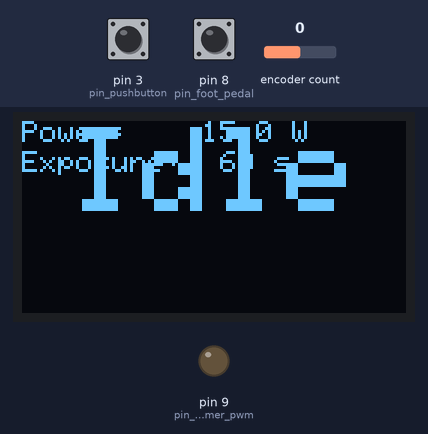
Recording of a program running on a simulated Arduino Uno, built with avr-gcc and run on an emulated ATmega328P. Parts: 128×64 one-colour display, output pins drawn as LEDs (lit = HIGH). The test bench sets the inputs (shaded band); at power-on: pin 8 (pin_foot_pedal) HIGH, pin 3 (pin_pushbutton) HIGH, encoder count 0.

Above: at 1.2 s.
1.3 s: pin 8 (pin_foot_pedal) pulled LOW for 0.15 s
At 1.6 s:
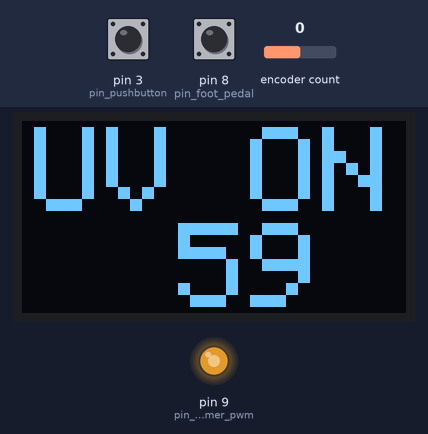
4.4 s: pin 8 (pin_foot_pedal) pulled LOW for 1 s
At 4.41 s:
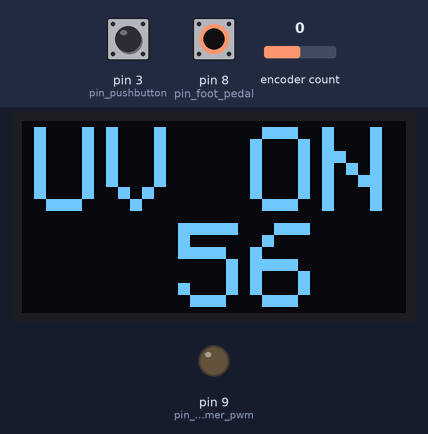
6.9 s: pin 3 (pin_pushbutton) pulled LOW for 0.15 s
At 7.3 s:
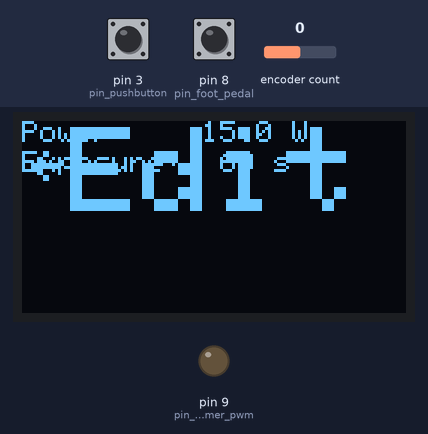
8.5 s: pin 3 (pin_pushbutton) pulled LOW for 1 s
At 9.7 s:
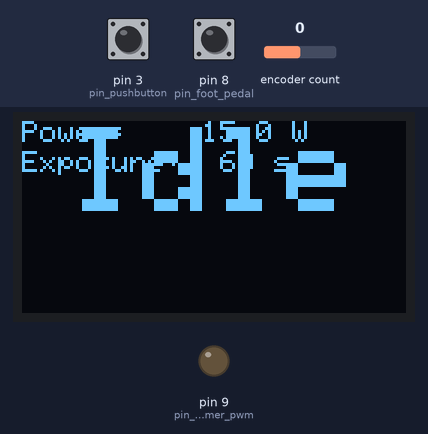
11.0 s: pin 8 (pin_foot_pedal) pulled LOW for 0.15 s
At 11.01 s:
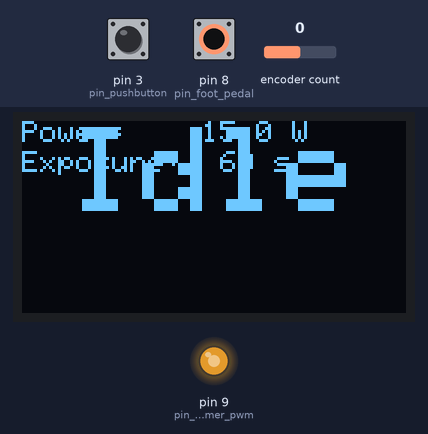
12.6 s: pin 3 (pin_pushbutton) driven LOW and pin 8 (pin_foot_pedal) driven LOW
At 12.61 s:
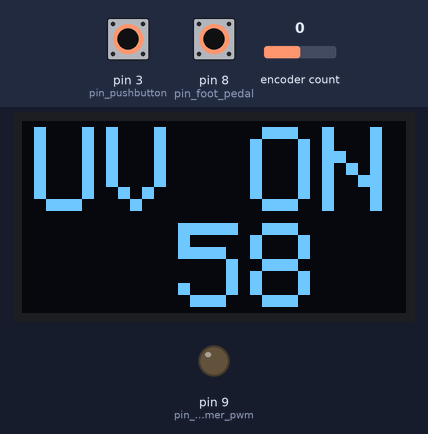
Timing chart, 0 to 15.1 s (numbered marks = the images above; inputs shaded):
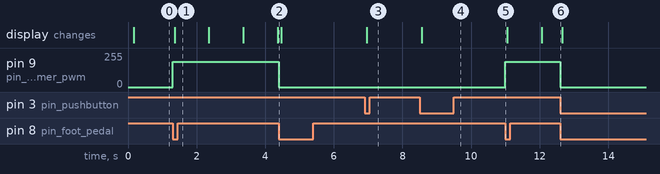

Measured:
- after the input at 1.3 s, pin 9 (pin_dimmer_pwm): 0/255 → 191/255 at once; the display: changes after 0.06 s (image 1)
- after the input at 4.4 s, pin 9 (pin_dimmer_pwm): 191/255 → 0/255 at once
- after the input at 6.9 s, the display: changes after 0.06 s (image 3)
- after the input at 8.5 s, the display: changes after 0.06 s (image 4)
- after the input at 11.0 s, pin 9 (pin_dimmer_pwm): 0/255 → 191/255 at once
- after the input at 12.6 s, pin 9 (pin_dimmer_pwm): 191/255 → 0/255 at once

The program:

main.cpp
```cpp
#include <Arduino.h>
#include <Encoder.h>
#include <Wire.h>
#include <Adafruit_GFX.h>
#include <Adafruit_SSD1306.h>


const byte pin_dimmer_pwm = 9;
const byte pin_foot_pedal = 8;
const byte pin_pushbutton = 3;

Encoder encoder(2, 4);
Adafruit_SSD1306 display(128, 64, &Wire, -1);

enum DeviceState
{
  IDLE,
  EXPOSURE,
  SCROLL_MODE,
  EDIT_DURATION,
  EDIT_POWER,
};
DeviceState currentState = IDLE;

enum EditSelection
{
  RETURN,
  POWER,
  DURATION,
};
EditSelection currentSelection = RETURN;

unsigned long exposure_start_time = 0;
unsigned long exposure_duration = 60000; // 60 seconds
uint16_t dimmer_value = 6000; // 75 % power, 15 W

const unsigned long MAX_EXPOSURE_DURATION = 600000; // 10 minutes
const unsigned long MIN_EXPOSURE_DURATION = 0; // 0 seconds
const uint16_t MAX_DIMMER_VALUE = 8000; // 100 % power
const uint16_t MIN_DIMMER_VALUE = 0; // 0 % power

const unsigned int MAX_POWER = 20; //Maximum power 20 W
const unsigned int DIMMER_PER_WATT = MAX_DIMMER_VALUE / MAX_POWER;

const unsigned long DEBOUNCE_DELAY = 50;
const unsigned long DISPLAY_UPDATE_INTERVAL = 100;
const int ENCODER_STEP_DURATION = 250;
const int ENCODER_STEP_POWER = 10;

void update_display();
void display_power_and_duration();

void setup()
{
  pinMode(pin_dimmer_pwm, OUTPUT);
  analogWrite(pin_dimmer_pwm, 0);

  pinMode(pin_foot_pedal, INPUT_PULLUP);
  pinMode(pin_pushbutton, INPUT_PULLUP);

  display.begin(SSD1306_SWITCHCAPVCC, 0x3C);
  display.clearDisplay();

  // Setup timer 1 for PWM output
  // Phase and frequency correct pwm mode
  // No prescaler
  // Top value 8000
  // PWM frequency 1 kHz
  noInterrupts();
  TCCR1A = 0 | (1 << COM1A1);
  TCCR1B = 0 | (1 << WGM13) | (1 << CS10);
  ICR1 = MAX_DIMMER_VALUE;
  OCR1A = 0;
  interrupts();
}

void loop()
{
  // Only if the pushbutton is high (released), it is ready to detect a new pressed event
  // This is to avoid multiple detections of the same button press
  // Additionally a 50 ms delay is added to avoid bouncing
  static bool pushbutton_ready = true;
  static unsigned long last_pushbutton = millis();
  if(!pushbutton_ready && digitalRead(pin_pushbutton))
  {
    pushbutton_ready = true;
  }

  // Same as for the pushbutton, but for the foot pedal
  static bool foot_pedal_ready = true;
  static unsigned long last_foot_pedal = millis();
  if(!foot_pedal_ready && digitalRead(pin_foot_pedal))
  {
    foot_pedal_ready = true;
  }

  switch (currentState)
  {
    case IDLE:
      if(!digitalRead(pin_foot_pedal) && millis() - last_foot_pedal > DEBOUNCE_DELAY && foot_pedal_ready)
      {
        last_foot_pedal = millis();
        foot_pedal_ready = false;
        currentState = EXPOSURE;
        exposure_start_time = millis();
        noInterrupts();
        OCR1A = dimmer_value;
        interrupts();
      }
      else if(!digitalRead(pin_pushbutton) && millis() - last_pushbutton > DEBOUNCE_DELAY && pushbutton_ready)
      {
        last_pushbutton = millis();
        pushbutton_ready = false;
        currentSelection = RETURN;
        currentState = SCROLL_MODE;
      }
      break;

    case EXPOSURE:
      if(!digitalRead(pin_foot_pedal) && millis() - last_foot_pedal > DEBOUNCE_DELAY && foot_pedal_ready)
      {
        last_foot_pedal = millis();
        foot_pedal_ready = false;
        currentState = IDLE;
        noInterrupts();
        OCR1A = 0;
        interrupts();
      }
      if(millis() - exposure_start_time >= exposure_duration)
      {
        currentState = IDLE;
        noInterrupts();
        OCR1A = 0;
        interrupts();
      }
      break;

    case SCROLL_MODE:
      currentSelection = static_cast<EditSelection>((encoder.readAndReset() % 3 + 3) % 3);

      if(!digitalRead(pin_pushbutton) && millis() - last_pushbutton > DEBOUNCE_DELAY && pushbutton_ready)
      {
        last_pushbutton = millis();
        pushbutton_ready = false;
        switch (currentSelection)
        {
          case DURATION:
            encoder.write(0);
            currentState = EDIT_DURATION;
            break;
          case POWER:
            encoder.write(0);
            currentState = EDIT_POWER;
            break;
          case RETURN:
            currentState = IDLE;
            break;
        }
      }
      break;

    case EDIT_DURATION:
      exposure_duration += encoder.readAndReset() * ENCODER_STEP_DURATION;
      exposure_duration = constrain(exposure_duration, MIN_EXPOSURE_DURATION, MAX_EXPOSURE_DURATION);
      if(!digitalRead(pin_pushbutton) && millis() - last_pushbutton > DEBOUNCE_DELAY && pushbutton_ready)
      {
        pushbutton_ready = false;
        last_pushbutton = millis();
        currentState = SCROLL_MODE;
      }
      break;

    case EDIT_POWER:
      dimmer_value += encoder.readAndReset() * ENCODER_STEP_POWER;
      dimmer_value = constrain(dimmer_value, MIN_DIMMER_VALUE, MAX_DIMMER_VALUE);
      if(!digitalRead(pin_pushbutton) && millis() - last_pushbutton > DEBOUNCE_DELAY && pushbutton_ready)
      {
        pushbutton_ready = false;
        last_pushbutton = millis();
        currentState = SCROLL_MODE;
      }
      break;
  }
  update_display();
}

void update_display()
{
  static long int last_display_update = millis();
  if(millis() - last_display_update < DISPLAY_UPDATE_INTERVAL) return;
  last_display_update = millis();

  display.clearDisplay();
  display.setTextColor(WHITE);

  char buf[32];

  switch (currentState)
  {
    case IDLE:
      display.setTextSize(4);
      display.setCursor(16, 2);
      display.print("Idle");
      display_power_and_duration();
      break;

    case EXPOSURE:
      display.setTextSize(4);
      display.setCursor(4, 2);
      display.print("UV ON");
      display.setCursor(28, 34);
      snprintf(buf, sizeof(buf), "%3lu", (exposure_start_time + exposure_duration - millis()) / 1000);
      display.print(buf);
      break;

    case SCROLL_MODE:
      display.setTextSize(4);
      display.setCursor(16, 2);
      display.print("Edit");
      display_power_and_duration();

      switch(currentSelection)
      {
        case DURATION:
          display.setCursor(3, 54);
          display.write(0x10);
          break;

        case POWER:
          display.setCursor(3, 42);
          display.write(0x10);
          break;

        case RETURN:
          display.setCursor(3, 8);
          display.setTextSize(2);
          display.write(0x1B);
          break;
      }
      break;

    case EDIT_DURATION:
      display.setTextSize(4);
      display.setCursor(16, 2);
      display.print("Edit");
      display.setTextSize(1);
      display.setCursor(3, 54);
      display.write(0xAF);
      display_power_and_duration();
      break;

    case EDIT_POWER:
      display.setTextSize(4);
      display.setCursor(16, 2);
      display.print("Edit");
      display.setTextSize(1);
      display.setCursor(3, 42);
      display.write(0xAF);
      display_power_and_duration();
      break;
  }
  display.display();
}


void display_power_and_duration()
{
  display.setTextSize(1);
  display.setCursor(0, 0);
  char buffer[32];
  // Calculate the decimal part of the power (tenths of a watt)
  unsigned int power_whole = dimmer_value / DIMMER_PER_WATT;
  unsigned int power_decimal = (dimmer_value % DIMMER_PER_WATT) * 10 / DIMMER_PER_WATT;
  snprintf(buffer, sizeof(buffer), "Power:    %2u.%u W", power_whole, power_decimal);
  display.print(buffer);
  display.setCursor(0, 10);
  snprintf(buffer, sizeof(buffer), "Exposure: %3lu s", exposure_duration / 1000);
  display.print(buffer);
}
```
